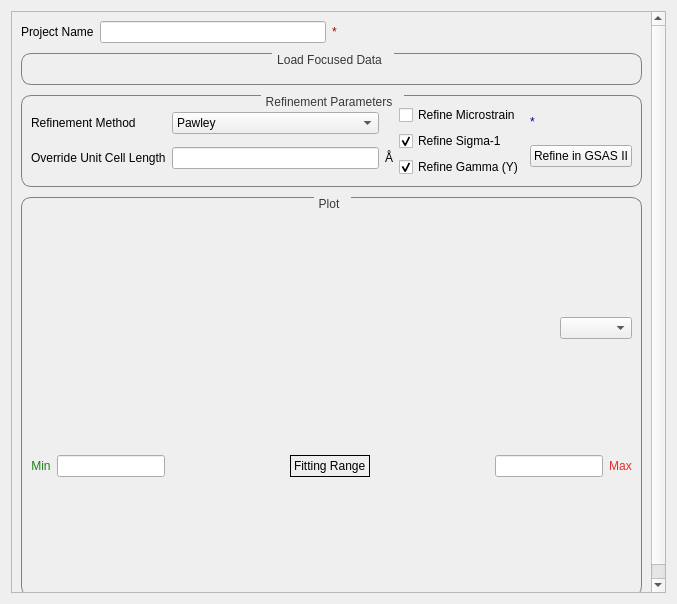
<?xml version="1.0" encoding="UTF-8"?>
<ui version="4.0">
 <class>GSAS2Tab</class>
 <widget class="QWidget" name="GSAS2Tab">
  <property name="windowModality">
   <enum>Qt::NonModal</enum>
  </property>
  <property name="geometry">
   <rect>
    <x>0</x>
    <y>0</y>
    <width>677</width>
    <height>604</height>
   </rect>
  </property>
  <property name="sizePolicy">
   <sizepolicy hsizetype="Preferred" vsizetype="Minimum">
    <horstretch>0</horstretch>
    <verstretch>0</verstretch>
   </sizepolicy>
  </property>
  <property name="windowTitle">
   <string>Form</string>
  </property>
  <property name="styleSheet">
   <string notr="true">QGroupBox {
border: 1px solid grey;border-radius: 10px;margin-top: 1ex; margin-right: 0ex
}
QGroupBox:title {
                           subcontrol-origin: margin;
                           padding: 0 3px;
                           subcontrol-position: top center;
                           padding-top: 0px;
                          padding-bottom: 0px;
                           padding-right: 10px;
                            color: rgb(56, 56, 56)
}</string>
  </property>
  <layout class="QVBoxLayout" name="verticalLayout_2">
   <item>
    <layout class="QVBoxLayout" name="verticalLayout" stretch="0">
     <property name="sizeConstraint">
      <enum>QLayout::SetDefaultConstraint</enum>
     </property>
     <item>
      <widget class="QScrollArea" name="scrollArea">
       <property name="widgetResizable">
        <bool>true</bool>
       </property>
       <widget class="QWidget" name="scrollAreaWidgetContents">
        <property name="geometry">
         <rect>
          <x>0</x>
          <y>0</y>
          <width>608</width>
          <height>711</height>
         </rect>
        </property>
        <layout class="QVBoxLayout" name="verticalLayout_3">
         <item>
          <layout class="QGridLayout" name="gridLayout_17" rowstretch="0" columnstretch="0,0,0">
           <property name="sizeConstraint">
            <enum>QLayout::SetDefaultConstraint</enum>
           </property>
           <property name="rightMargin">
            <number>300</number>
           </property>
           <property name="verticalSpacing">
            <number>6</number>
           </property>
           <item row="0" column="0">
            <widget class="QLabel" name="label_9">
             <property name="text">
              <string>Project Name</string>
             </property>
            </widget>
           </item>
           <item row="0" column="1">
            <widget class="QLineEdit" name="project_name_line_edit"/>
           </item>
           <item row="0" column="2">
            <widget class="QLabel" name="project_name_invalid">
             <property name="sizePolicy">
              <sizepolicy hsizetype="Fixed" vsizetype="Fixed">
               <horstretch>10</horstretch>
               <verstretch>20</verstretch>
              </sizepolicy>
             </property>
             <property name="minimumSize">
              <size>
               <width>10</width>
               <height>0</height>
              </size>
             </property>
             <property name="palette">
              <palette>
               <active>
                <colorrole role="WindowText">
                 <brush brushstyle="SolidPattern">
                  <color alpha="255">
                   <red>170</red>
                   <green>0</green>
                   <blue>0</blue>
                  </color>
                 </brush>
                </colorrole>
               </active>
               <inactive>
                <colorrole role="WindowText">
                 <brush brushstyle="SolidPattern">
                  <color alpha="255">
                   <red>170</red>
                   <green>0</green>
                   <blue>0</blue>
                  </color>
                 </brush>
                </colorrole>
               </inactive>
               <disabled>
                <colorrole role="WindowText">
                 <brush brushstyle="SolidPattern">
                  <color alpha="255">
                   <red>118</red>
                   <green>116</green>
                   <blue>108</blue>
                  </color>
                 </brush>
                </colorrole>
               </disabled>
              </palette>
             </property>
             <property name="text">
              <string>*</string>
             </property>
            </widget>
           </item>
          </layout>
         </item>
         <item>
          <spacer name="verticalSpacer_5">
           <property name="orientation">
            <enum>Qt::Vertical</enum>
           </property>
           <property name="sizeType">
            <enum>QSizePolicy::Fixed</enum>
           </property>
           <property name="sizeHint" stdset="0">
            <size>
             <width>2</width>
             <height>4</height>
            </size>
           </property>
          </spacer>
         </item>
         <item>
          <widget class="QGroupBox" name="loadingGroup_5">
           <property name="sizePolicy">
            <sizepolicy hsizetype="Preferred" vsizetype="Expanding">
             <horstretch>0</horstretch>
             <verstretch>0</verstretch>
            </sizepolicy>
           </property>
           <property name="layoutDirection">
            <enum>Qt::LeftToRight</enum>
           </property>
           <property name="autoFillBackground">
            <bool>false</bool>
           </property>
           <property name="styleSheet">
            <string notr="true"/>
           </property>
           <property name="title">
            <string>Load Focused Data</string>
           </property>
           <property name="alignment">
            <set>Qt::AlignBottom|Qt::AlignHCenter</set>
           </property>
           <property name="flat">
            <bool>false</bool>
           </property>
           <property name="checkable">
            <bool>false</bool>
           </property>
           <layout class="QGridLayout" name="gridLayout_11">
            <item row="1" column="0">
             <layout class="QGridLayout" name="gridLayout_12" rowstretch="0" columnstretch="0">
              <property name="sizeConstraint">
               <enum>QLayout::SetDefaultConstraint</enum>
              </property>
              <property name="verticalSpacing">
               <number>6</number>
              </property>
              <item row="0" column="0">
               <layout class="QGridLayout" name="gridLayout">
                <item row="1" column="0">
                 <widget class="FileFinderWidget" name="phase_file_finder" native="true"/>
                </item>
                <item row="2" column="0">
                 <widget class="FileFinderWidget" name="focused_data_file_finder" native="true"/>
                </item>
                <item row="0" column="0">
                 <widget class="FileFinderWidget" name="instrument_group_file_finder" native="true"/>
                </item>
               </layout>
              </item>
             </layout>
            </item>
           </layout>
          </widget>
         </item>
         <item>
          <spacer name="verticalSpacer_3">
           <property name="orientation">
            <enum>Qt::Vertical</enum>
           </property>
           <property name="sizeType">
            <enum>QSizePolicy::Fixed</enum>
           </property>
           <property name="sizeHint" stdset="0">
            <size>
             <width>2</width>
             <height>4</height>
            </size>
           </property>
          </spacer>
         </item>
         <item>
          <widget class="QGroupBox" name="loadingGroup_4">
           <property name="sizePolicy">
            <sizepolicy hsizetype="Preferred" vsizetype="Expanding">
             <horstretch>0</horstretch>
             <verstretch>0</verstretch>
            </sizepolicy>
           </property>
           <property name="layoutDirection">
            <enum>Qt::LeftToRight</enum>
           </property>
           <property name="autoFillBackground">
            <bool>false</bool>
           </property>
           <property name="styleSheet">
            <string notr="true"/>
           </property>
           <property name="title">
            <string>Refinement Parameters</string>
           </property>
           <property name="alignment">
            <set>Qt::AlignBottom|Qt::AlignHCenter</set>
           </property>
           <property name="flat">
            <bool>false</bool>
           </property>
           <property name="checkable">
            <bool>false</bool>
           </property>
           <layout class="QGridLayout" name="gridLayout_9">
            <item row="3" column="0">
             <layout class="QGridLayout" name="gridLayout_19">
              <item row="0" column="0">
               <layout class="QGridLayout" name="gridLayout_21">
                <property name="sizeConstraint">
                 <enum>QLayout::SetDefaultConstraint</enum>
                </property>
                <item row="0" column="1">
                 <widget class="QComboBox" name="refinement_method_combobox">
                  <item>
                   <property name="text">
                    <string>Pawley</string>
                   </property>
                  </item>
                  <item>
                   <property name="text">
                    <string>Rietveld</string>
                   </property>
                  </item>
                 </widget>
                </item>
                <item row="0" column="0">
                 <widget class="QLabel" name="label_14">
                  <property name="text">
                   <string>Refinement Method</string>
                  </property>
                 </widget>
                </item>
                <item row="1" column="0">
                 <widget class="QLabel" name="label_15">
                  <property name="text">
                   <string>Override Unit Cell Length</string>
                  </property>
                 </widget>
                </item>
                <item row="1" column="1">
                 <widget class="QLineEdit" name="override_unitcell_length"/>
                </item>
                <item row="1" column="2">
                 <widget class="QLabel" name="label_16">
                  <property name="text">
                   <string>Å</string>
                  </property>
                 </widget>
                </item>
               </layout>
              </item>
              <item row="0" column="1">
               <layout class="QGridLayout" name="gridLayout_10" rowstretch="0,0,0,0,0,0" columnstretch="0">
                <property name="sizeConstraint">
                 <enum>QLayout::SetDefaultConstraint</enum>
                </property>
                <property name="spacing">
                 <number>6</number>
                </property>
                <item row="0" column="0">
                 <widget class="QCheckBox" name="refine_microstrain_checkbox">
                  <property name="text">
                   <string>Refine Microstrain</string>
                  </property>
                 </widget>
                </item>
                <item row="1" column="0">
                 <widget class="QCheckBox" name="refine_sigma_one_checkbox">
                  <property name="text">
                   <string>Refine Sigma-1</string>
                  </property>
                  <property name="checked">
                   <bool>true</bool>
                  </property>
                 </widget>
                </item>
                <item row="5" column="0">
                 <widget class="QCheckBox" name="refine_gamma_y_checkbox">
                  <property name="text">
                   <string>Refine Gamma (Y)</string>
                  </property>
                  <property name="checked">
                   <bool>true</bool>
                  </property>
                 </widget>
                </item>
               </layout>
              </item>
              <item row="0" column="2">
               <layout class="QGridLayout" name="gridLayout_25">
                <property name="sizeConstraint">
                 <enum>QLayout::SetDefaultConstraint</enum>
                </property>
                <item row="1" column="0">
                 <widget class="QPushButton" name="refine_button">
                  <property name="enabled">
                   <bool>true</bool>
                  </property>
                  <property name="text">
                   <string>Refine in GSAS II</string>
                  </property>
                 </widget>
                </item>
                <item row="0" column="0">
                 <widget class="QLabel" name="checkboxes_invalid">
                  <property name="sizePolicy">
                   <sizepolicy hsizetype="Fixed" vsizetype="Fixed">
                    <horstretch>10</horstretch>
                    <verstretch>20</verstretch>
                   </sizepolicy>
                  </property>
                  <property name="minimumSize">
                   <size>
                    <width>10</width>
                    <height>0</height>
                   </size>
                  </property>
                  <property name="palette">
                   <palette>
                    <active>
                     <colorrole role="WindowText">
                      <brush brushstyle="SolidPattern">
                       <color alpha="255">
                        <red>0</red>
                        <green>0</green>
                        <blue>170</blue>
                       </color>
                      </brush>
                     </colorrole>
                    </active>
                    <inactive>
                     <colorrole role="WindowText">
                      <brush brushstyle="SolidPattern">
                       <color alpha="255">
                        <red>0</red>
                        <green>0</green>
                        <blue>170</blue>
                       </color>
                      </brush>
                     </colorrole>
                    </inactive>
                    <disabled>
                     <colorrole role="WindowText">
                      <brush brushstyle="SolidPattern">
                       <color alpha="255">
                        <red>118</red>
                        <green>116</green>
                        <blue>108</blue>
                       </color>
                      </brush>
                     </colorrole>
                    </disabled>
                   </palette>
                  </property>
                  <property name="text">
                   <string>*</string>
                  </property>
                 </widget>
                </item>
               </layout>
              </item>
             </layout>
            </item>
           </layout>
          </widget>
         </item>
         <item>
          <spacer name="verticalSpacer_4">
           <property name="orientation">
            <enum>Qt::Vertical</enum>
           </property>
           <property name="sizeType">
            <enum>QSizePolicy::Fixed</enum>
           </property>
           <property name="sizeHint" stdset="0">
            <size>
             <width>2</width>
             <height>4</height>
            </size>
           </property>
          </spacer>
         </item>
         <item>
          <widget class="QGroupBox" name="group_plot">
           <property name="minimumSize">
            <size>
             <width>0</width>
             <height>400</height>
            </size>
           </property>
           <property name="title">
            <string>Plot</string>
           </property>
           <layout class="QGridLayout" name="gridLayout_16">
            <item row="3" column="0">
             <layout class="QGridLayout" name="gridLayout_18" rowstretch="0,0,0,0" columnstretch="0,0,0,0,0,0,0">
              <property name="sizeConstraint">
               <enum>QLayout::SetDefaultConstraint</enum>
              </property>
              <property name="verticalSpacing">
               <number>6</number>
              </property>
              <item row="3" column="6">
               <widget class="QLabel" name="label_33">
                <property name="palette">
                 <palette>
                  <active>
                   <colorrole role="WindowText">
                    <brush brushstyle="SolidPattern">
                     <color alpha="255">
                      <red>239</red>
                      <green>41</green>
                      <blue>41</blue>
                     </color>
                    </brush>
                   </colorrole>
                  </active>
                  <inactive>
                   <colorrole role="WindowText">
                    <brush brushstyle="SolidPattern">
                     <color alpha="255">
                      <red>239</red>
                      <green>41</green>
                      <blue>41</blue>
                     </color>
                    </brush>
                   </colorrole>
                  </inactive>
                  <disabled>
                   <colorrole role="WindowText">
                    <brush brushstyle="SolidPattern">
                     <color alpha="255">
                      <red>190</red>
                      <green>190</green>
                      <blue>190</blue>
                     </color>
                    </brush>
                   </colorrole>
                  </disabled>
                 </palette>
                </property>
                <property name="text">
                 <string>Max</string>
                </property>
                <property name="alignment">
                 <set>Qt::AlignCenter</set>
                </property>
               </widget>
              </item>
              <item row="3" column="2">
               <spacer name="horizontalSpacer_3">
                <property name="orientation">
                 <enum>Qt::Horizontal</enum>
                </property>
                <property name="sizeHint" stdset="0">
                 <size>
                  <width>40</width>
                  <height>20</height>
                 </size>
                </property>
               </spacer>
              </item>
              <item row="3" column="5">
               <widget class="QLineEdit" name="x_max_line_edit">
                <property name="sizePolicy">
                 <sizepolicy hsizetype="Fixed" vsizetype="Fixed">
                  <horstretch>100</horstretch>
                  <verstretch>0</verstretch>
                 </sizepolicy>
                </property>
                <property name="text">
                 <string/>
                </property>
                <property name="maxLength">
                 <number>32</number>
                </property>
                <property name="frame">
                 <bool>true</bool>
                </property>
                <property name="alignment">
                 <set>Qt::AlignRight|Qt::AlignTrailing|Qt::AlignVCenter</set>
                </property>
                <property name="clearButtonEnabled">
                 <bool>false</bool>
                </property>
               </widget>
              </item>
              <item row="3" column="0">
               <widget class="QLabel" name="label_28">
                <property name="palette">
                 <palette>
                  <active>
                   <colorrole role="WindowText">
                    <brush brushstyle="SolidPattern">
                     <color alpha="255">
                      <red>33</red>
                      <green>126</green>
                      <blue>31</blue>
                     </color>
                    </brush>
                   </colorrole>
                  </active>
                  <inactive>
                   <colorrole role="WindowText">
                    <brush brushstyle="SolidPattern">
                     <color alpha="255">
                      <red>33</red>
                      <green>126</green>
                      <blue>31</blue>
                     </color>
                    </brush>
                   </colorrole>
                  </inactive>
                  <disabled>
                   <colorrole role="WindowText">
                    <brush brushstyle="SolidPattern">
                     <color alpha="255">
                      <red>190</red>
                      <green>190</green>
                      <blue>190</blue>
                     </color>
                    </brush>
                   </colorrole>
                  </disabled>
                 </palette>
                </property>
                <property name="text">
                 <string>Min</string>
                </property>
                <property name="alignment">
                 <set>Qt::AlignCenter</set>
                </property>
               </widget>
              </item>
              <item row="3" column="3">
               <widget class="QLabel" name="label_34">
                <property name="frameShape">
                 <enum>QFrame::Box</enum>
                </property>
                <property name="text">
                 <string>Fitting Range</string>
                </property>
               </widget>
              </item>
              <item row="3" column="1">
               <widget class="QLineEdit" name="x_min_line_edit">
                <property name="sizePolicy">
                 <sizepolicy hsizetype="Fixed" vsizetype="Fixed">
                  <horstretch>100</horstretch>
                  <verstretch>0</verstretch>
                 </sizepolicy>
                </property>
                <property name="text">
                 <string/>
                </property>
                <property name="frame">
                 <bool>true</bool>
                </property>
                <property name="alignment">
                 <set>Qt::AlignRight|Qt::AlignTrailing|Qt::AlignVCenter</set>
                </property>
                <property name="clearButtonEnabled">
                 <bool>false</bool>
                </property>
               </widget>
              </item>
              <item row="3" column="4">
               <spacer name="horizontalSpacer_2">
                <property name="orientation">
                 <enum>Qt::Horizontal</enum>
                </property>
                <property name="sizeHint" stdset="0">
                 <size>
                  <width>40</width>
                  <height>20</height>
                 </size>
                </property>
               </spacer>
              </item>
             </layout>
            </item>
            <item row="2" column="0">
             <layout class="QVBoxLayout" name="vLayout_plot"/>
            </item>
            <item row="0" column="0">
             <layout class="QGridLayout" name="gridLayout_20" rowstretch="0" columnstretch="0,0">
              <property name="sizeConstraint">
               <enum>QLayout::SetDefaultConstraint</enum>
              </property>
              <property name="leftMargin">
               <number>0</number>
              </property>
              <property name="rightMargin">
               <number>0</number>
              </property>
              <property name="verticalSpacing">
               <number>6</number>
              </property>
              <item row="0" column="1">
               <widget class="QComboBox" name="number_output_histograms_combobox">
                <property name="enabled">
                 <bool>true</bool>
                </property>
                <property name="sizePolicy">
                 <sizepolicy hsizetype="Minimum" vsizetype="Fixed">
                  <horstretch>0</horstretch>
                  <verstretch>0</verstretch>
                 </sizepolicy>
                </property>
                <property name="maximumSize">
                 <size>
                  <width>75</width>
                  <height>16777215</height>
                 </size>
                </property>
               </widget>
              </item>
              <item row="0" column="0">
               <spacer name="horizontalSpacer_4">
                <property name="orientation">
                 <enum>Qt::Horizontal</enum>
                </property>
                <property name="sizeHint" stdset="0">
                 <size>
                  <width>40</width>
                  <height>20</height>
                 </size>
                </property>
               </spacer>
              </item>
             </layout>
            </item>
           </layout>
          </widget>
         </item>
        </layout>
       </widget>
      </widget>
     </item>
    </layout>
   </item>
  </layout>
 </widget>
 <customwidgets>
  <customwidget>
   <class>FileFinderWidget</class>
   <extends>QWidget</extends>
   <header>mantidqt.widgets.filefinderwidget</header>
   <container>1</container>
  </customwidget>
 </customwidgets>
 <tabstops>
  <tabstop>project_name_line_edit</tabstop>
  <tabstop>instrument_group_file_finder</tabstop>
  <tabstop>phase_file_finder</tabstop>
  <tabstop>focused_data_file_finder</tabstop>
  <tabstop>refinement_method_combobox</tabstop>
  <tabstop>override_unitcell_length</tabstop>
  <tabstop>refine_microstrain_checkbox</tabstop>
  <tabstop>refine_sigma_one_checkbox</tabstop>
  <tabstop>refine_gamma_y_checkbox</tabstop>
  <tabstop>refine_button</tabstop>
  <tabstop>number_output_histograms_combobox</tabstop>
  <tabstop>x_min_line_edit</tabstop>
  <tabstop>x_max_line_edit</tabstop>
 </tabstops>
 <resources/>
 <connections/>
</ui>
